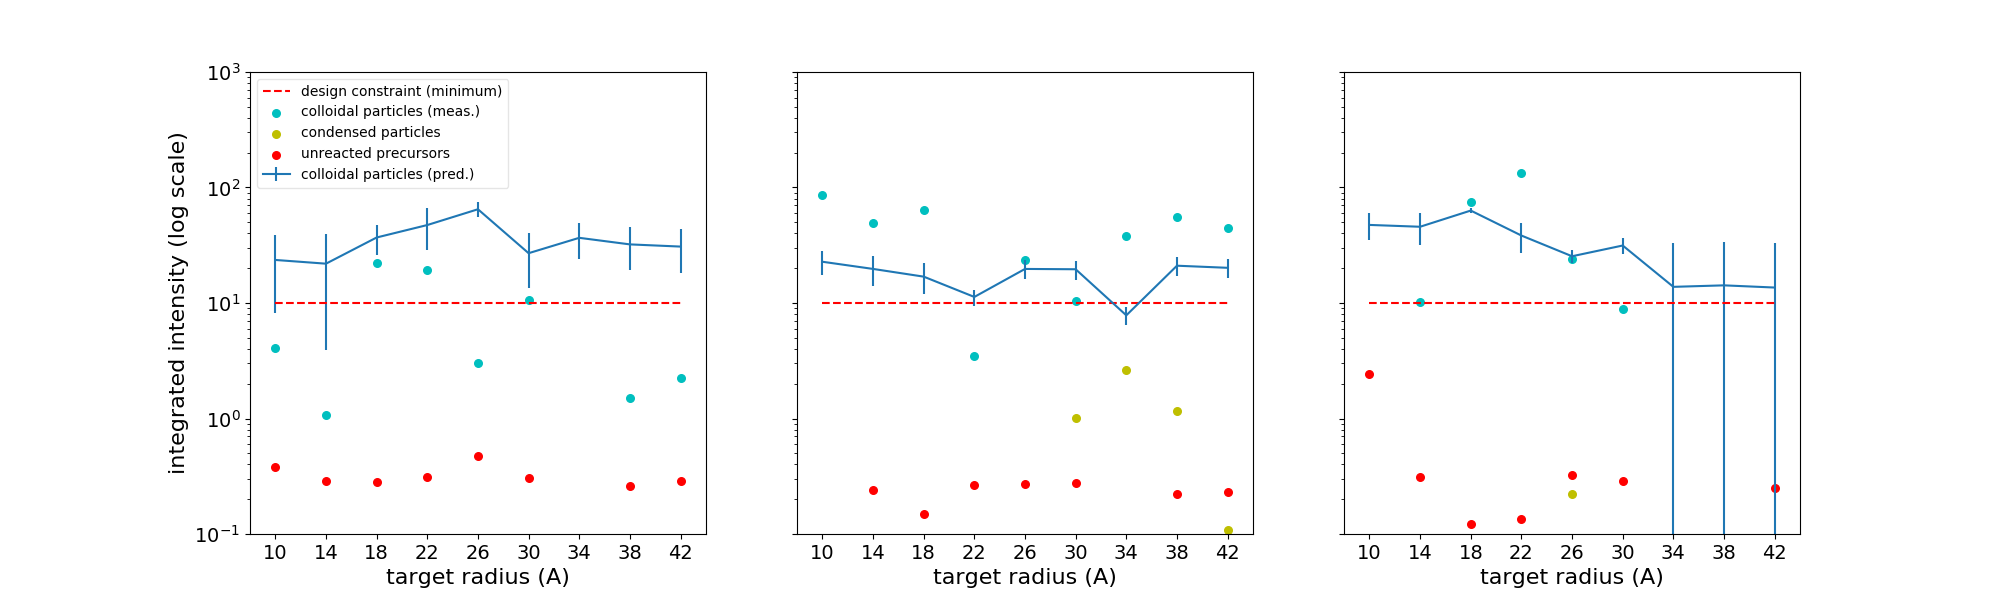

Recreate this plot in Python.
import os

import pandas as pd
import numpy as np
from matplotlib import pyplot as plt
import yaml


R0_fpaths = [os.path.join('..','dataset','R0_20190424','R0_20190424_{}_dz_bgsub.yml'.format(idx)) for idx in range(9)]
results_R0 = [yaml.load(open(fpath,'r')) for fpath in R0_fpaths]
I_dilutesphere_R0 = np.zeros(9)
I_precursors_R0 = np.zeros(9)
I_disorderedsphere_R0 = np.zeros(9)

for idx,res in enumerate(results_R0):
    for k in res.keys():
        if not k in ['features','fit_report','noise','sample_metadata']:
            if res[k]['structure'] == 'diffuse' and res[k]['form'] == 'spherical':
                I_dilutesphere_R0[idx] = res[k]['parameters']['I0']['value']
            elif res[k]['structure'] == 'diffuse' and res[k]['form'] == 'guinier_porod':
                I_precursors_R0[idx] = res[k]['parameters']['I0']['value']
            elif res[k]['structure'] == 'disordered' and res[k]['form'] == 'spherical':
                I_disorderedsphere_R0[idx] = res[k]['parameters']['I0']['value']
            else:
                raise ValueError('unhandled population: {}'.format(res[k]))

ds_R0 = pd.read_csv('dataset_R0.csv')
I_pred_R0 = np.array(ds_R0['I0_sphere_pred'],dtype=float).ravel()
I_predvar_R0 = np.array(ds_R0['I0_sphere_pred_var'],dtype=float).ravel()



R1_fpaths = [os.path.join('..','dataset','R1_20190424','R1_20190424_{}_dz_bgsub.yml'.format(idx)) for idx in range(9)]
results_R1 = [yaml.load(open(fpath,'r')) for fpath in R1_fpaths]
I_dilutesphere_R1 = np.zeros(9)
I_precursors_R1 = np.zeros(9)
I_disorderedsphere_R1 = np.zeros(9)

for idx,res in enumerate(results_R1):
    for k in res.keys():
        if not k in ['features','fit_report','noise','sample_metadata']:
            if res[k]['structure'] == 'diffuse' and res[k]['form'] == 'spherical':
                I_dilutesphere_R1[idx] = res[k]['parameters']['I0']['value']
            elif res[k]['structure'] == 'diffuse' and res[k]['form'] == 'guinier_porod':
                I_precursors_R1[idx] = res[k]['parameters']['I0']['value']
            elif res[k]['structure'] == 'disordered' and res[k]['form'] == 'spherical':
                I_disorderedsphere_R1[idx] = res[k]['parameters']['I0']['value']
            else:
                raise ValueError('unhandled population: {}'.format(res[k]))

ds_R1 = pd.read_csv('dataset_R1.csv')
I_pred_R1 = np.array(ds_R1['I0_sphere_pred'],dtype=float).ravel()
I_predvar_R1 = np.array(ds_R1['I0_sphere_pred_var'],dtype=float).ravel()



R2_fpaths = [os.path.join('..','dataset','R2_20190424','R2_20190424_{}_dz_bgsub.yml'.format(idx)) for idx in range(9)]
results_R2 = [yaml.load(open(fpath,'r')) for fpath in R2_fpaths]
I_dilutesphere_R2 = np.zeros(9)
I_precursors_R2 = np.zeros(9)
I_disorderedsphere_R2 = np.zeros(9)

for idx,res in enumerate(results_R2):
    for k in res.keys():
        if not k in ['features','fit_report','noise','sample_metadata']:
            if res[k]['structure'] == 'diffuse' and res[k]['form'] == 'spherical':
                I_dilutesphere_R2[idx] = res[k]['parameters']['I0']['value']
            elif res[k]['structure'] == 'diffuse' and res[k]['form'] == 'guinier_porod':
                I_precursors_R2[idx] = res[k]['parameters']['I0']['value']
            elif res[k]['structure'] == 'disordered' and res[k]['form'] == 'spherical':
                I_disorderedsphere_R2[idx] = res[k]['parameters']['I0']['value']
            else:
                raise ValueError('unhandled population: {}'.format(res[k]))

ds_R2 = pd.read_csv('dataset_R2.csv')
I_pred_R2 = np.array(ds_R2['I0_sphere_pred'],dtype=float).ravel()
I_predvar_R2 = np.array(ds_R2['I0_sphere_pred_var'],dtype=float).ravel()




fig, (ax1,ax2,ax3) = plt.subplots(nrows=1,ncols=3,figsize=(20,6))
r_target = np.arange(10.,46.,4.)


ax1.errorbar(r_target,I_pred_R0[:-1],yerr=I_predvar_R0[:-1],label='colloidal particles (pred.)')
ax1.scatter(r_target,I_dilutesphere_R0,c='c',s=30,label='colloidal particles (meas.)')
ax1.scatter(r_target,I_disorderedsphere_R0,c='y',s=30,label='condensed particles')
ax1.scatter(r_target,I_precursors_R0,c='r',s=30,label='unreacted precursors')
ax1.plot(r_target,10.*np.ones(9),'r--',label='design constraint (minimum)')
ax1.set_xlabel('target radius (A)',fontsize=16)
ax1.set_ylabel('integrated intensity (log scale)',fontsize=16)

ax1.set_xticks(r_target)
ax1.set_xlim(left=8.,right=44.)
ax1.set_yscale('log')
ax1.set_ylim(bottom=0.1,top=1000.)
ax1.legend(framealpha=0.5,loc='upper left')
#ax1.spines['left'].set_linewidth(4)
#ax1.spines['right'].set_linewidth(4)
#ax1.spines['top'].set_linewidth(4)
#ax1.spines['bottom'].set_linewidth(4)
ax1.tick_params(labelsize=14)

ax2.errorbar(r_target,I_pred_R1[:-1],yerr=I_predvar_R1[:-1],label='colloidal particles (pred.)')
ax2.scatter(r_target,I_dilutesphere_R1,c='c',s=30,label='colloidal particles (meas.)')
ax2.scatter(r_target,I_disorderedsphere_R1,c='y',s=30,label='condensed particles')
ax2.scatter(r_target,I_precursors_R1,c='r',s=30,label='unreacted precursors')
ax2.plot(r_target,10.*np.ones(9),'r--',label='design constraint (minimum)')
ax2.set_xlabel('target radius (A)',fontsize=16)

ax2.set_xticks(r_target)
ax2.set_xlim(left=8.,right=44.)
ax2.set_yscale('log')
ax2.set_ylim(bottom=0.1,top=1000.)
ax2.tick_params(labelsize=14,labelleft=False)


ax3.errorbar(r_target,I_pred_R2,yerr=I_predvar_R2,label='colloidal particles (pred.)')
ax3.scatter(r_target,I_dilutesphere_R2,c='c',s=30,label='colloidal particles (meas.)')
ax3.scatter(r_target,I_disorderedsphere_R2,c='y',s=30,label='condensed particles')
ax3.scatter(r_target,I_precursors_R2,c='r',s=30,label='unreacted precursors')
ax3.plot(r_target,10.*np.ones(9),'r--',label='design constraint (minimum)')
ax3.set_xlabel('target radius (A)',fontsize=16)

ax3.set_xticks(r_target)
ax3.set_xlim(left=8.,right=44.)
ax3.set_yscale('log')
ax3.set_ylim(bottom=0.1,top=1000.)
ax3.tick_params(labelsize=14,labelleft=False)

plt.savefig('intensity_plots.png')
plt.show()


